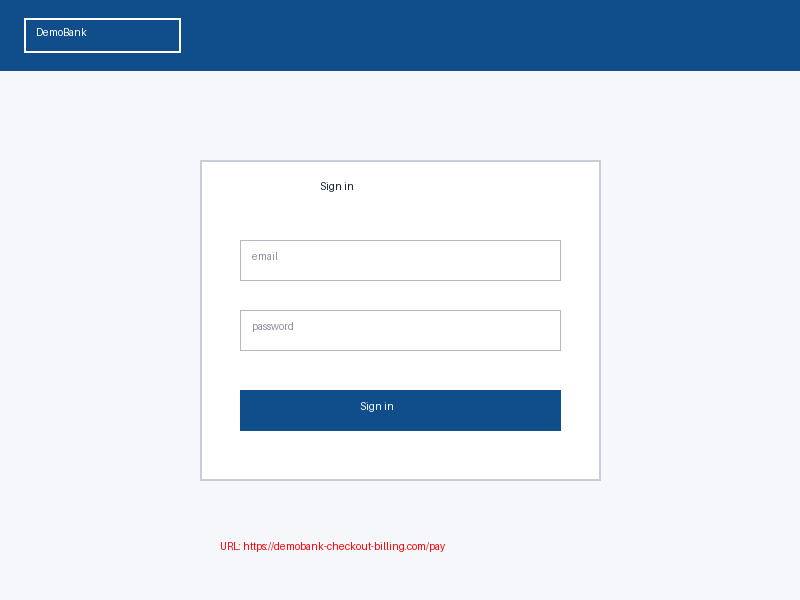
#> input picture data/evidence/2b/da/2bda44d67c0533fcd93ae89756839d36247fc1276070ef81c0526b910701a102.png, 800 x 600 px
$ python -i logo.py   (imports and definitions only)
#> lines starting #> are read from the running program, lines starting #| are printed output that depends on the picture
#> further down, picture is the input picture: PIL image 800x600 RGB; mean R, G, B 213.9, 223.8, 234.5
"""Logo-presence score on a non-brand domain.

The production layer uses CLIP (ViT-B/32, open weights) to embed both the
canonical logo and every distinct image on the suspect page, then takes
the max cosine similarity. The CLIP dependency is heavy and is omitted
from this prototype's default install — instead we use a fast colour-
histogram proxy that performs well on the synthetic demo pages.

A real deployment swaps :func:`_compare` for a CLIP-based comparison; the
public API stays the same.
"""
from __future__ import annotations

from io import BytesIO

from PIL import Image


def _histogram(img: Image.Image, bins: int = 8) -> list[float]:
    """Return a normalised RGB histogram (3*bins floats summing to 1)."""
#> called with bins = 8
    img = img.convert("RGB").resize((64, 64))
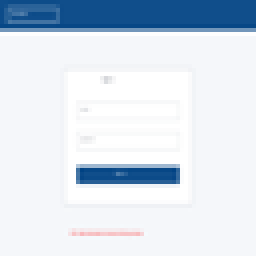
#> img: PIL image 64x64 RGB (shown 4 times larger); mean R, G, B 213.7, 223.7, 234.4
    hist = img.histogram()  # 256 R + 256 G + 256 B
#> hist = 768 values, max 2302 at index 245, min 0 at index 2, mean 16
    bucket = 256 // bins
    out: list[float] = []
    for channel in range(3):
        offset = channel * 256
        for b in range(bins):
            out.append(sum(hist[offset + b * bucket : offset + (b + 1) * bucket]))
#> after the loop, out = [467, 64, 21, 64, 24, 2, 2, 3452, 0, 0, 497, 54, 65, 27, 19, 3434, 0, 0, 0, 0, 529, 90, 42, 3435]
    total = sum(out) or 1
#> total = 12288
    return [v / total for v in out]


def _compare(canonical: Image.Image, suspect: Image.Image) -> float:
    a = _histogram(canonical)
    b = _histogram(suspect)
    # Bhattacharyya-coefficient-style score, bounded in [0, 1].
    import math

    return round(sum(math.sqrt(x * y) for x, y in zip(a, b)), 4)


def logo_score(canonical_logo_png: bytes, suspect_screenshot_png: bytes) -> float:
    """Return a 0..1 score for "the canonical logo appears on the suspect page".

    Heuristic: compare the canonical logo to the top-left 200×100 region of the
    suspect screenshot (where login pages typically place the brand logo).
    """
    if not canonical_logo_png or not suspect_screenshot_png:
        return 0.0
    canonical = Image.open(BytesIO(canonical_logo_png))
    suspect_full = Image.open(BytesIO(suspect_screenshot_png))
    suspect_header = suspect_full.crop(
        (0, 0, min(200, suspect_full.width), min(100, suspect_full.height))
    )
    return _compare(canonical, suspect_header)

>>> from PIL import Image
>>> picture = Image.open('../../data/evidence/2b/da/2bda44d67c0533fcd93ae89756839d36247fc1276070ef81c0526b910701a102.png')
>>> result = _histogram(picture)
#> result = [0.038, 0.00521, 0.00171, 0.00521, 0.00195, 0.000163, 0.000163, 0.281, 0, 0, 0.0404, 0.00439, 0.00529, 0.0022, 0.00155, 0.279, 0, 0, 0, 0, 0.0431, 0.00732, 0.00342, 0.28]
